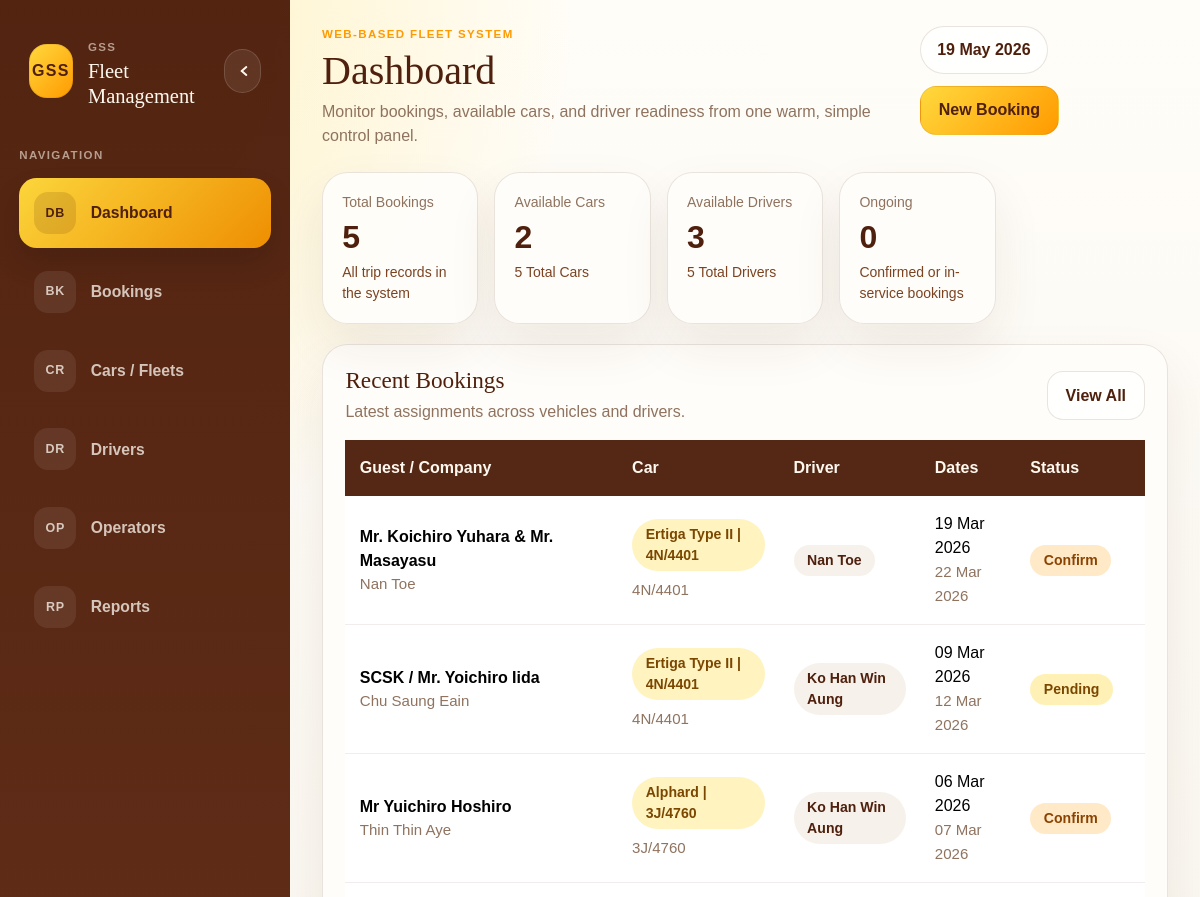
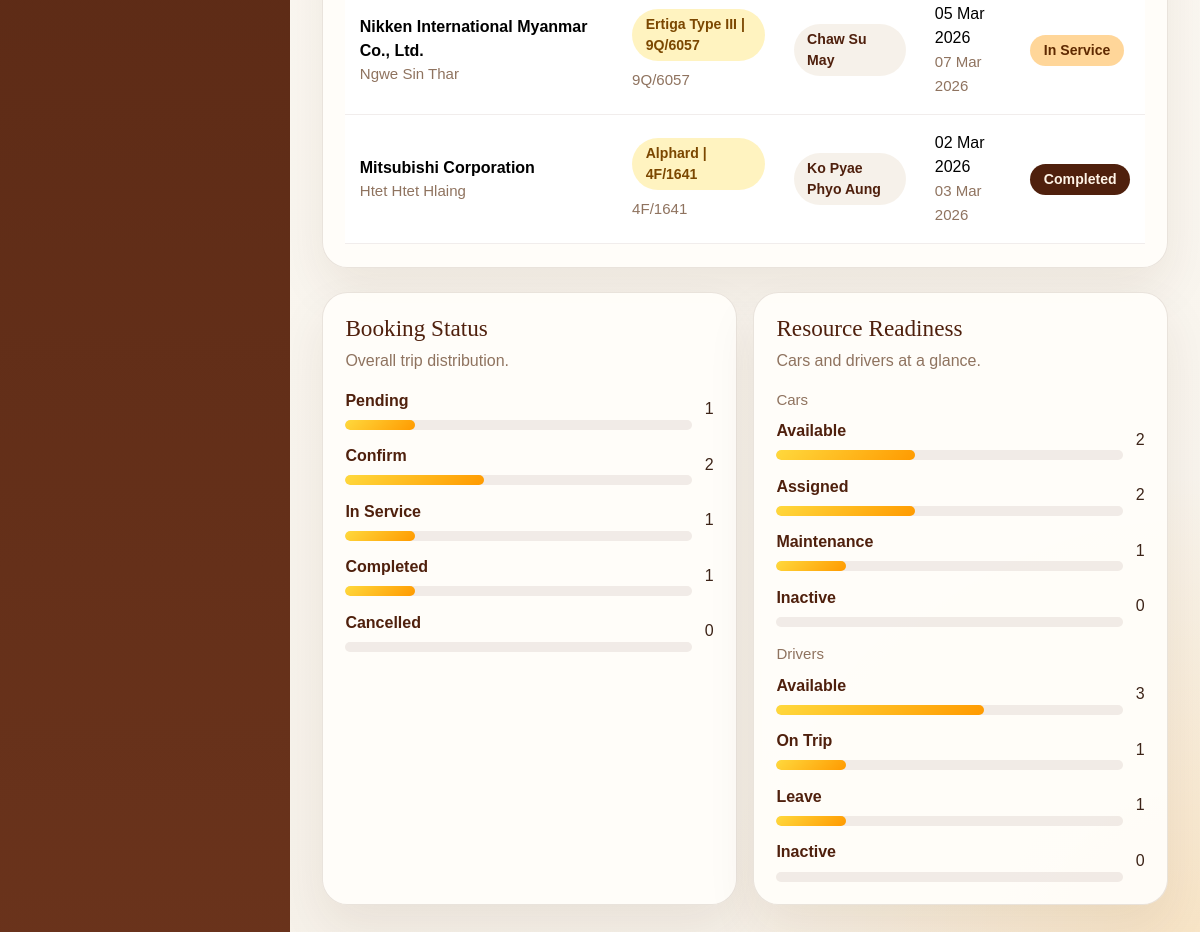
The page / on the database its author committed (2 pictures, top to bottom).
### tables this page shows
CREATE TABLE bookings (
    id INT UNSIGNED AUTO_INCREMENT PRIMARY KEY,
    guest_company_name VARCHAR(255) NOT NULL,
    car_id INT UNSIGNED NULL,
    custom_car_name VARCHAR(255) NULL,
    driver_id INT UNSIGNED NULL,
    custom_driver_name VARCHAR(255) NULL,
    operator_id INT UNSIGNED NULL,
    operator_name VARCHAR(150) NOT NULL,
    even_odd ENUM('Even', 'Odd') NULL,
    start_date DATE NOT NULL,
    end_date DATE NOT NULL,
    status ENUM('Pending', 'Confirm', 'In Service', 'Completed', 'Cancelled') NOT NULL DEFAULT 'Pending',
    remark TEXT NULL,
    created_at TIMESTAMP DEFAULT CURRENT_TIMESTAMP,
    updated_at TIMESTAMP DEFAULT CURRENT_TIMESTAMP ON UPDATE CURRENT_TIMESTAMP,
    CONSTRAINT fk_bookings_car FOREIGN KEY (car_id) REFERENCES cars(id) ON UPDATE CASCADE ON DELETE RESTRICT,
    CONSTRAINT fk_bookings_driver FOREIGN KEY (driver_id) REFERENCES drivers(id) ON UPDATE CASCADE ON DELETE RESTRICT,
    CONSTRAINT fk_bookings_operator FOREIGN KEY (operator_id) REFERENCES operators(id) ON UPDATE CASCADE ON DELETE RESTRICT
);

CREATE TABLE operators (
    id INT UNSIGNED AUTO_INCREMENT PRIMARY KEY,
    full_name VARCHAR(150) NOT NULL UNIQUE,
    phone_number VARCHAR(30) NULL,
    operator_status ENUM('Active', 'Inactive') NOT NULL DEFAULT 'Active',
    note TEXT NULL,
    created_at TIMESTAMP DEFAULT CURRENT_TIMESTAMP,
    updated_at TIMESTAMP DEFAULT CURRENT_TIMESTAMP ON UPDATE CURRENT_TIMESTAMP
);

CREATE TABLE cars (
    id INT UNSIGNED AUTO_INCREMENT PRIMARY KEY,
    car_type VARCHAR(100) NOT NULL,
    plate_no VARCHAR(50) NOT NULL UNIQUE,
    model_name VARCHAR(100) NOT NULL,
    seat_capacity TINYINT UNSIGNED NOT NULL DEFAULT 4,
    availability_status ENUM('Available', 'Assigned', 'Maintenance', 'Inactive') NOT NULL DEFAULT 'Available',
    note TEXT NULL,
    created_at TIMESTAMP DEFAULT CURRENT_TIMESTAMP,
    updated_at TIMESTAMP DEFAULT CURRENT_TIMESTAMP ON UPDATE CURRENT_TIMESTAMP
);

CREATE TABLE drivers (
    id INT UNSIGNED AUTO_INCREMENT PRIMARY KEY,
    full_name VARCHAR(150) NOT NULL,
    phone_number VARCHAR(30) NOT NULL,
    license_no VARCHAR(100) NULL UNIQUE,
    driver_status ENUM('Available', 'On Trip', 'Leave', 'Inactive') NOT NULL DEFAULT 'Available',
    note TEXT NULL,
    created_at TIMESTAMP DEFAULT CURRENT_TIMESTAMP,
    updated_at TIMESTAMP DEFAULT CURRENT_TIMESTAMP ON UPDATE CURRENT_TIMESTAMP
);

### includes/helpers.php (called while the page is built, shortened)
<?php
function e(?string $value): string
{
    return htmlspecialchars((string) $value, ENT_QUOTES, 'UTF-8');
}
function format_display_date(?string $date): string
{
    $timestamp = strtotime($date);
    return $timestamp ? date('d M Y', $timestamp) : $date;
}
function booking_statuses(): array
{
    return [
        'Pending',
        'Confirm',
        'In Service',
        'Completed',
        'Cancelled',
    ];
}
function status_badge_class(string $status): string
{
    return match (strtolower($status)) {
        'confirm' => 'status-confirm',
        'in service' => 'status-service',
        'completed' => 'status-completed',
        'cancelled' => 'status-cancelled',
        default => 'status-pending',
    };
}
function car_statuses(): array
{
    return [
        'Available',
        'Assigned',
        'Maintenance',
        'Inactive',
    ];
}
function driver_statuses(): array
{
    return [
        'Available',
        'On Trip',
        'Leave',
        'Inactive',
    ];
}
function booking_car_display(array $booking): string
{
    $customCarName = trim((string) ($booking['custom_car_name'] ?? ''));
    $parts = array_values(array_filter([
        trim((string) ($booking['car_type'] ?? '')),
        trim((string) ($booking['plate_no'] ?? '')),
    ], static fn (?string $value): bool => $value !== null && $value !== ''));
    return $parts === [] ? '-' : implode(' | ', $parts);
}
function booking_driver_display(array $booking): string
{
    $customDriverName = trim((string) ($booking['custom_driver_name'] ?? ''));
    $driverName = trim((string) ($booking['driver_name'] ?? ''));
    return $driverName !== '' ? $driverName : '-';
}
function booking_operator_display(array $booking): string
{
    $operatorName = trim((string) ($booking['operator_full_name'] ?? $booking['operator_name'] ?? ''));
    return $operatorName !== '' ? $operatorName : '-';
}

### includes/dashboard-data.php (called while the page is built, shortened)
<?php
function dashboard_default_state(): array
{
    return [
        'summary' => [
            'total_bookings' => 0,
            'active_bookings' => 0,
            'total_cars' => 0,
            'available_cars' => 0,
            'total_drivers' => 0,
            'available_drivers' => 0,
        ],
        'recentBookings' => [],
        'bookingStatusCounts' => array_fill_keys(booking_statuses(), 0),
        'carStatusCounts' => array_fill_keys(car_statuses(), 0),
        'driverStatusCounts' => array_fill_keys(driver_statuses(), 0),
    ];
}
function dashboard_fetch_summary(mysqli $db): array
{
    $defaultSummary = dashboard_default_state()['summary'];
    $summaryResult = $db->query(
        "SELECT
            (SELECT COUNT(*) FROM bookings) AS total_bookings,
            (SELECT COUNT(*) FROM bookings WHERE status IN ('Confirm', 'In Service') AND end_date >= CURDATE()) AS active_bookings,
            (SELECT COUNT(*) FROM cars) AS total_cars,
            (SELECT COUNT(*) FROM cars WHERE availability_status = 'Available') AS available_cars,
            (SELECT COUNT(*) FROM drivers) AS total_drivers,
            (SELECT COUNT(*) FROM drivers WHERE driver_status = 'Available') AS available_drivers"
    );
    return array_merge($defaultSummary, $summaryResult->fetch_assoc() ?: []);
}
function dashboard_fetch_recent_bookings(mysqli $db, int $limit = 6): array
{
    $recentBookings = [];
    $safeLimit = max(1, $limit);
    $recentResult = $db->query(
        "SELECT
            b.id,
            b.operator_id,
            b.guest_company_name,
            b.operator_name,
            b.custom_car_name,
            b.custom_driver_name,
            b.start_date,
            b.end_date,
            b.status,
            c.car_type,
            c.plate_no,
            d.full_name AS driver_name,
            o.full_name AS operator_full_name
         FROM bookings AS b
         LEFT JOIN cars AS c ON c.id = b.car_id
         LEFT JOIN drivers AS d ON d.id = b.driver_id
         LEFT JOIN operators AS o ON o.id = b.operator_id
         ORDER BY b.start_date DESC, b.id DESC
         LIMIT {$safeLimit}"
    );
    while ($row = $recentResult->fetch_assoc()) {
        $recentBookings[] = $row;
    }
    return $recentBookings;
}
function dashboard_fetch_label_counts(mysqli $db, string $query, array $defaultCounts): array
{
    $counts = $defaultCounts;
    $result = $db->query($query);
    while ($row = $result->fetch_assoc()) {
        $label = (string) ($row['label'] ?? '');
        $counts[$label] = (int) ($row['total'] ?? 0);
    }
    return $counts;
}
function load_dashboard_data(?mysqli $db): array
{
    $dashboardData = dashboard_default_state();
    $dashboardData['summary'] = dashboard_fetch_summary($db);
    $dashboardData['recentBookings'] = dashboard_fetch_recent_bookings($db);
    $dashboardData['bookingStatusCounts'] = dashboard_fetch_label_counts(
        $db,
        "SELECT status AS label, COUNT(*) AS total
         FROM bookings
         GROUP BY status",
        $dashboardData['bookingStatusCounts']
    );
    $dashboardData['carStatusCounts'] = dashboard_fetch_label_counts(
        $db,
        "SELECT availability_status AS label, COUNT(*) AS total
         FROM cars
         GROUP BY availability_status",
        $dashboardData['carStatusCounts']
    );
    $dashboardData['driverStatusCounts'] = dashboard_fetch_label_counts(
        $db,
        "SELECT driver_status AS label, COUNT(*) AS total
         FROM drivers
         GROUP BY driver_status",
        $dashboardData['driverStatusCounts']
    );
    return $dashboardData;
}

### includes/dashboard/recent-bookings-card.php (the view, shortened to what this page needs)
<?php
$recentBookings = $recentBookings ?? [];
?>
<div class="card-shell section-card">
    <div class="section-title">
        <div>
            <h2>Recent Bookings</h2>
            <p>Latest assignments across vehicles and drivers.</p>
        </div>
        <a class="btn btn-shell" href="bookings.php">View All</a>
    </div>
    <div class="table-responsive">
        <table class="table data-table dashboard-table">
            <thead>
                <tr>
                    <th>Guest / Company</th>
                    <th>Car</th>
                    <th>Driver</th>
                    <th>Dates</th>
                    <th>Status</th>
                </tr>
            </thead>
            <tbody>
                <?php if ($recentBookings === []): ?>
                    <tr>
                        <td colspan="5" class="text-center py-4 text-muted-soft">No bookings available yet.</td>
                    </tr>
                <?php else: ?>
                    <?php foreach ($recentBookings as $booking): ?>
                        <tr>
                            <td>
                                <div class="fw-semibold"><?= e($booking['guest_company_name']) ?></div>
                                <div class="soft-note"><?= e(booking_operator_display($booking)) ?></div>
                            </td>
                            <td>
                                <span class="table-pill car-pill"><?= e(booking_car_display($booking)) ?></span>
                                <?php if (trim((string) ($booking['custom_car_name'] ?? '')) === '' && trim((string) ($booking['plate_no'] ?? '')) !== ''): ?>
                                    <div class="soft-note mt-2"><?= e($booking['plate_no']) ?></div>
                                <?php endif; ?>
                            </td>
                            <td><span class="table-pill driver-pill"><?= e(booking_driver_display($booking)) ?></span></td>
                            <td><?= e(format_display_date($booking['start_date'])) ?><br><span class="soft-note"><?= e(format_display_date($booking['end_date'])) ?></span></td>
                            <td><span class="status-pill <?= e(status_badge_class($booking['status'])) ?>"><?= e($booking['status']) ?></span></td>
                        </tr>
                    <?php endforeach; ?>
                <?php endif; ?>
            </tbody>
        </table>
    </div>
</div>

### assets/css/style.css (style rules this page uses)
:root { --cream: #f6f1e9; --gold: #ffd93d; --amber: #ff9a00; --cocoa: #4f200d; --cocoa-soft: #7b4322; --paper: #fffaf3; --paper-strong: #fffdf9; --ink: #3d2418; --muted: #8f735f; --line: rgba(79, 32, 13, 0.12); --shadow: 0 22px 50px rgba(79, 32, 13, 0.08); }
*, *::before, *::after { box-sizing: border-box; }
body { margin: 0; min-height: 100vh; background: radial-gradient(circle at top left, rgba(255, 217, 61, 0.36), transparent 26%), radial-gradient(circle at bottom right, rgba(255, 154, 0, 0.16), transparent 22%), linear-gradient(180deg, #fffdf8 0%, var(--cream) 100%); color: var(--ink); font-family: "Trebuchet MS", "Gill Sans", sans-serif; }
h1, h2, h3, h4, h5, h6 { font-family: Georgia, "Palatino Linotype", serif; color: var(--cocoa); }
a { color: inherit; text-decoration: none; }
.card-shell { background: rgba(255, 253, 249, 0.96); border: 1px solid var(--line); border-radius: 1.6rem; box-shadow: var(--shadow); }
.section-card { padding: 1.4rem; }
.section-title { display: flex; justify-content: space-between; align-items: center; flex-wrap: wrap; gap: 0.8rem; margin-bottom: 1rem; }
.section-title h2 { margin: 0; font-size: 1.45rem; }
.section-title p { margin: 0.35rem 0 0; color: var(--muted); }
.data-table { margin: 0; }
.data-table thead th { background: rgba(79, 32, 13, 0.96); color: #fff8ef; font-weight: 700; white-space: nowrap; border-bottom: 0; padding: 1rem 0.9rem; }
.data-table tbody td { padding: 1rem 0.9rem; vertical-align: middle; border-color: rgba(79, 32, 13, 0.08); }
.table-pill, .status-pill, .resource-pill { display: inline-flex; align-items: center; justify-content: center; padding: 0.3rem 0.85rem; border-radius: 999px; font-size: 0.88rem; font-weight: 700; }
.car-pill { background: rgba(255, 217, 61, 0.32); color: #7b4700; }
.driver-pill { background: rgba(246, 241, 233, 0.95); color: var(--cocoa); }
.status-pending { background: rgba(255, 217, 61, 0.38); color: #7b4700; }
.status-confirm { background: rgba(255, 154, 0, 0.22); color: #8c4300; }
.status-service { background: rgba(255, 154, 0, 0.4); color: #5f2900; }
.status-completed { background: var(--cocoa); color: #fff4e7; }
.btn { border-radius: 1rem; font-weight: 700; padding: 0.72rem 1.1rem; }
.btn-shell { background: rgba(255, 255, 255, 0.8); border: 1px solid var(--line); color: var(--cocoa); }
.dashboard-table td:first-child, .dashboard-table th:first-child { min-width: 220px; }
.soft-note { color: var(--muted); font-size: 0.94rem; }

### rows shown on the page
bookings: guest_company_name "Mr. Koichiro Yuhara & Mr. Masayasu", operator.full_name "Nan Toe", car.plate_no "Ertiga Type II | 4N/4401", car.plate_no "4N/4401", driver.full_name "Nan Toe", start_date "19 Mar 2026", end_date "22 Mar 2026", status "Confirm"
bookings: guest_company_name "SCSK / Mr. Yoichiro Iida", operator.full_name "Chu Saung Eain", car.plate_no "Ertiga Type II | 4N/4401", car.plate_no "4N/4401", driver.full_name "Ko Han Win Aung", start_date "09 Mar 2026", end_date "12 Mar 2026", status "Pending"
bookings: guest_company_name "Mr Yuichiro Hoshiro", operator.full_name "Thin Thin Aye", car.plate_no "Alphard | 3J/4760", car.plate_no "3J/4760", driver.full_name "Ko Han Win Aung", start_date "06 Mar 2026", end_date "07 Mar 2026", status "Confirm"
bookings: guest_company_name "Nikken International Myanmar Co., Ltd.", operator.full_name "Ngwe Sin Thar", car.plate_no "Ertiga Type III | 9Q/6057", car.plate_no "9Q/6057", driver.full_name "Chaw Su May", start_date "05 Mar 2026", end_date "07 Mar 2026", status "In Service"
bookings: guest_company_name "Mitsubishi Corporation", operator.full_name "Htet Htet Hlaing", car.plate_no "Alphard | 4F/1641", car.plate_no "4F/1641", driver.full_name "Ko Pyae Phyo Aung", start_date "02 Mar 2026", end_date "03 Mar 2026", status "Completed"

### other values the page prints
$item['icon'] "DB"
$item['label'] "Dashboard"
$item['icon'] "BK"
$item['label'] "Bookings"
$item['icon'] "CR"
$item['label'] "Cars / Fleets"
$item['icon'] "DR"
$item['label'] "Drivers"
$item['icon'] "OP"
$item['label'] "Operators"
$item['icon'] "RP"
$item['label'] "Reports"
$pageTitle "Dashboard"
$pageSummary "Monitor bookings, available cars, and driver readiness from one warm, simple control panel."
$summary['total_bookings'] "5"
